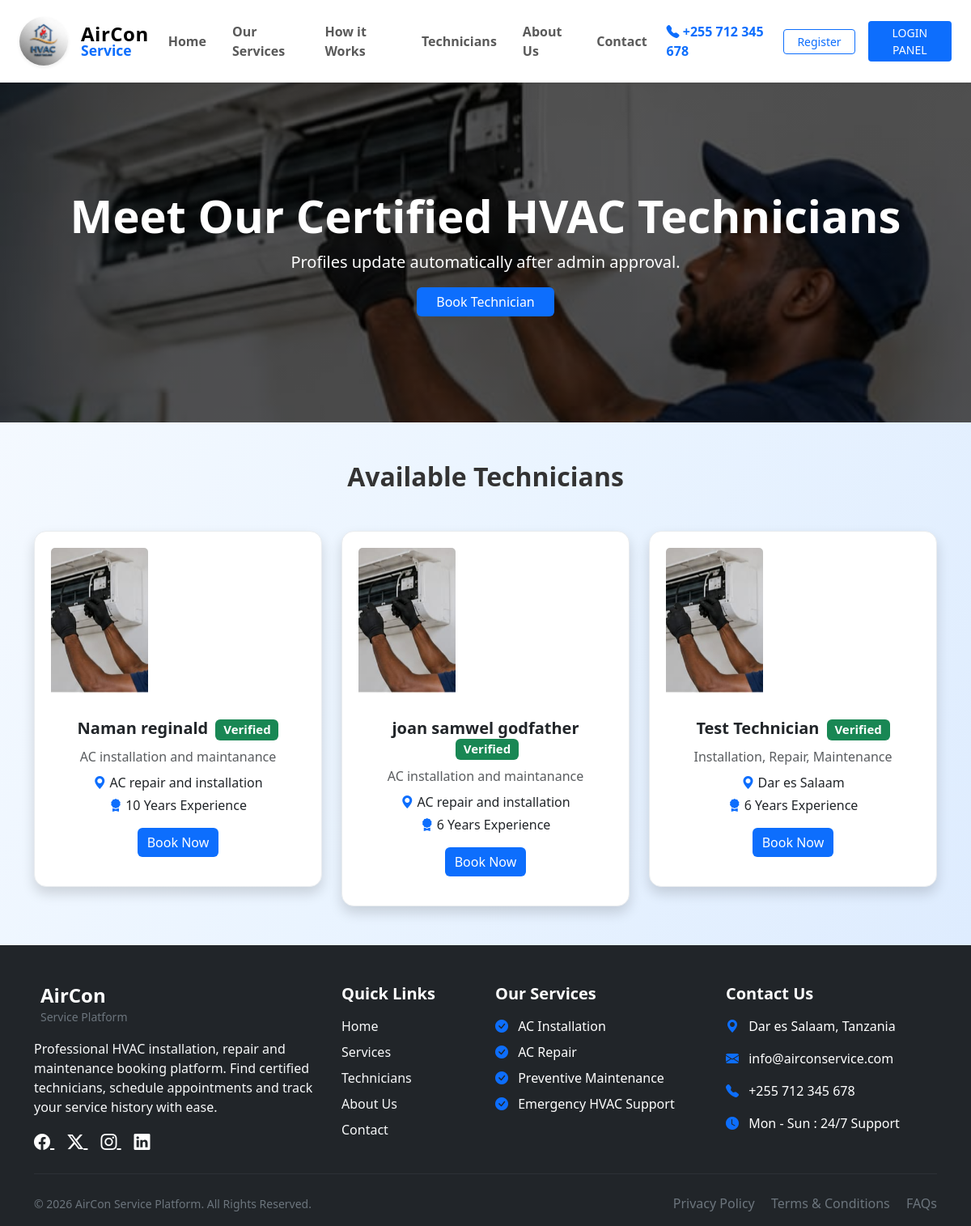
The page /technicians.php on the database its author committed.
### tables this page shows
CREATE TABLE `technicians` (
  `id` int(10) UNSIGNED NOT NULL,
  `user_id` int(10) UNSIGNED NOT NULL,
  `company_name` varchar(150) DEFAULT NULL,
  `years_experience` int(11) DEFAULT NULL,
  `license_number` varchar(100) DEFAULT NULL,
  `national_id` varchar(100) DEFAULT NULL,
  `specialization` varchar(255) DEFAULT NULL,
  `certificate_file` varchar(255) DEFAULT NULL,
  `service_radius` varchar(100) DEFAULT NULL,
  `verification_status` enum('pending','approved','rejected') DEFAULT 'pending',
  `created_at` timestamp NOT NULL DEFAULT current_timestamp()
);

CREATE TABLE `users` (
  `id` int(10) UNSIGNED NOT NULL,
  `full_name` varchar(100) NOT NULL,
  `email` varchar(100) NOT NULL,
  `phone` varchar(20) NOT NULL,
  `password` varchar(255) NOT NULL,
  `role` enum('admin','customer','technician') NOT NULL,
  `status` enum('active','inactive','pending','blocked') DEFAULT 'pending',
  `created_at` timestamp NOT NULL DEFAULT current_timestamp(),
  `updated_at` timestamp NOT NULL DEFAULT current_timestamp() ON UPDATE current_timestamp()
);

### includes/repositories/TechnicianRepository.php (called while the page is built, shortened)
<?php
class TechnicianRepository
{
    private mysqli $conn;
    public function __construct(mysqli $conn)
    {
        $this->conn = $conn;
    }
    public function getApprovedForPublic(): array
    {
        $sql = "SELECT t.id, t.company_name, t.years_experience, t.license_number, t.national_id,
                       t.specialization, t.service_radius, t.verification_status,
                       u.full_name, u.email, u.phone
                FROM technicians t
                INNER JOIN users u ON u.id = t.user_id
                WHERE t.verification_status = 'approved' AND u.status = 'active'
                ORDER BY t.id DESC";
        $result = $this->conn->query($sql);
        return $result ? $result->fetch_all(MYSQLI_ASSOC) : [];
    }
}

### includes/helpers.php (called while the page is built, shortened)
<?php
function e(?string $value): string
{
    return htmlspecialchars((string) $value, ENT_QUOTES, 'UTF-8');
}

### technicians.php (the view, shortened to what this page needs)
<?php
require_once __DIR__ . '/config/db.php';
require_once __DIR__ . '/includes/helpers.php';
require_once __DIR__ . '/includes/repositories/TechnicianRepository.php';
$techRepo = new TechnicianRepository($conn);
$technicians = $techRepo->getApprovedForPublic();
?>
<!DOCTYPE html>
<html lang="en">
<head>
    <link href="https://cdn.jsdelivr.net/npm/bootstrap@5.3.0/dist/css/bootstrap.min.css" rel="stylesheet">
    <link href="https://cdn.jsdelivr.net/npm/bootstrap-icons@1.11.3/font/bootstrap-icons.css" rel="stylesheet">
    <link rel="stylesheet" href="assets/CSS/style.css">
</head>
<body>
    <section class="hero-tech">
        <div class="container text-center">
            <h1 class="display-4 fw-bold">Meet Our Certified HVAC Technicians</h1>
            <p class="lead">Profiles update automatically after admin approval.</p>
            <a href="auth/login.php?redirect=create_appointment" class="btn btn-primary px-4">Book Technician</a>
        </div>
    </section>
    <div class="container my-5">
        <h2 class="text-center fw-bold mb-5">Available Technicians</h2>
        <div class="row g-4">
            <?php if (empty($technicians)): ?>
                <div class="col-12">
                    <div class="alert alert-warning">No approved technicians available right now.</div>
                </div>
            <?php else: ?>
                <?php foreach ($technicians as $tech): ?>
                    <div class="col-md-4">
                        <div class="card shadow tech-card">
                            <img src="assets/images/hero.jpg" class="card-img-top tech-img" alt="Technician">
                            <div class="card-body">
                                <h5 class="fw-bold mb-2">
                                    <?= e($tech['full_name']) ?>
                                    <span class="badge badge-verified text-white ms-1">Verified</span>
                                </h5>
                                <p class="text-muted mb-2"><?= e($tech['specialization'] ?: 'General HVAC Specialist') ?></p>
                                <p class="mb-1"><i class="bi bi-geo-alt-fill text-primary"></i> <?= e($tech['service_radius'] ?: 'Tanzania') ?></p>
                                <p class="mb-3"><i class="bi bi-award-fill text-primary"></i> <?= e((string) ($tech['years_experience'] ?? 0)) ?> Years Experience</p>
                                <a href="auth/login.php?redirect=create_appointment" class="btn btn-primary">Book Now</a>
                            </div>
                        </div>
                    </div>
                <?php endforeach; ?>
            <?php endif; ?>
        </div>
    </div>
</body>
</html>

### assets/CSS/style.css (style rules this page uses)
:root { --primary-color: #0d6efd; --dark-blue: #002366; --accent-yellow: #ffc107; --text-muted: #6c757d; }
body { font-family: 'Segoe UI', Tahoma, Geneva, Verdana, sans-serif; color: #333; }
.navbar { background: #ffffff; transition: all 0.3s ease; }
.navbar-nav .nav-link { position: relative; transition: .3s ease; }
.navbar-nav .nav-link::after { content: ""; position: absolute; width: 0; height: 3px; background: #0056ff; left: 0; bottom: 0; transition: .3s ease; border-radius: 5px; }
.btn { transition: .3s ease; }
.navbar-brand img { object-fit: cover; transition: .3s; }
.navbar-brand span:first-child { letter-spacing: .5px; }
.tech-card { text-align: center; padding: 20px; border: 1px solid #eee; border-radius: 20px; transition: 0.3s; }
.tech-card img { width: 120px; height: 120px; object-fit: cover; margin-bottom: 15px; }
.card { transition: transform 0.3s ease, box-shadow 0.3s ease; border: 1px solid #e9ecef !important; }
.card img { height: 180px; object-fit: cover; }
.card { border-radius: 15px !important; transition: transform 0.3s ease; }
.btn-primary { background-color: #0d6efd; border: none; }
footer { background:#0b1220; }
footer a { transition:0.3s; }
footer .bi { transition:0.3s; }
footer hr { opacity:.15; }
body { margin:0; font-family:'Segoe UI',sans-serif; background: linear-gradient( 120deg, #f8fbff, #eaf4ff, #dbeafe ); }

### technicians.php (style rules this page uses)
.hero-tech { background: linear-gradient(rgba(0,0,0,.6), rgba(0,0,0,.6)), url("assets/images/hero.jpg"); background-size: cover; background-position: center; height: 420px; display: flex; align-items: center; color: white; }
.tech-card { border-radius: 15px; overflow: hidden; transition: .3s; }
.tech-img { height: 230px; object-fit: cover; }
.badge-verified { background: #198754; }

### rows shown on the page
technicians: user.full_name "Naman reginald", specialization "AC installation and maintanance", service_radius "AC repair and installation", years_experience "10"
technicians: user.full_name "joan samwel godfather", specialization "AC installation and maintanance", service_radius "AC repair and installation", years_experience "6"
technicians: user.full_name "Test Technician", specialization "Installation, Repair, Maintenance", service_radius "Dar es Salaam", years_experience "6"
